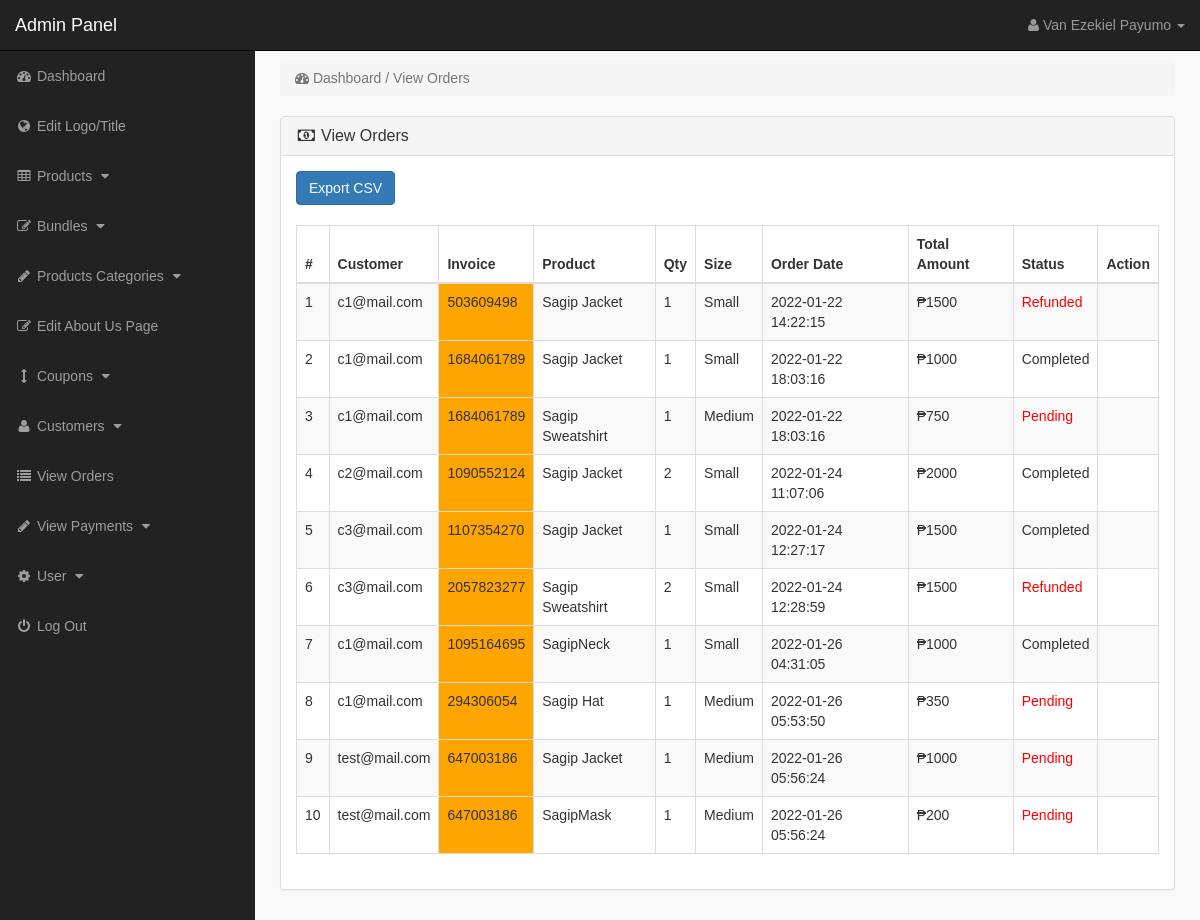
/admin_area/index.php?view_orders (signed in), run on the app's committed database.
### tables this page shows
CREATE TABLE `pending_orders` (
  `order_id` int(10) NOT NULL,
  `customer_id` int(10) NOT NULL,
  `invoice_no` int(10) NOT NULL,
  `product_id` text NOT NULL,
  `qty` int(10) NOT NULL,
  `size` text NOT NULL,
  `order_status` text NOT NULL
);

CREATE TABLE `customers` (
  `customer_id` int(10) NOT NULL,
  `customer_name` varchar(255) NOT NULL,
  `customer_email` varchar(255) NOT NULL,
  `customer_pass` varchar(255) NOT NULL,
  `customer_country` text NOT NULL,
  `customer_city` text NOT NULL,
  `customer_contact` varchar(255) NOT NULL,
  `customer_address` text NOT NULL,
  `customer_image` text NOT NULL,
  `customer_ip` varchar(255) NOT NULL,
  `customer_confirm_code` text NOT NULL
);

CREATE TABLE `products` (
  `product_id` int(10) NOT NULL,
  `p_cat_id` int(10) NOT NULL,
  `cat_id` int(10) NOT NULL,
  `manufacturer_id` int(10) NOT NULL,
  `date` timestamp NOT NULL DEFAULT current_timestamp() ON UPDATE current_timestamp(),
  `product_title` text NOT NULL,
  `product_url` text NOT NULL,
  `product_img1` text NOT NULL,
  `product_img2` text NOT NULL,
  `product_img3` text NOT NULL,
  `product_price` int(10) NOT NULL,
  `product_psp_price` int(100) NOT NULL,
  `product_desc` text NOT NULL,
  `product_features` text NOT NULL,
  `product_stock` int(11) NOT NULL,
  `product_keywords` text NOT NULL,
  `product_label` text NOT NULL,
  `status` varchar(255) NOT NULL
);

CREATE TABLE `customer_orders` (
  `order_id` int(10) NOT NULL,
  `customer_id` int(10) NOT NULL,
  `due_amount` int(100) NOT NULL,
  `invoice_no` int(100) NOT NULL,
  `qty` int(10) NOT NULL,
  `size` text NOT NULL,
  `order_date` timestamp NOT NULL DEFAULT current_timestamp(),
  `order_status` text NOT NULL
);

### admin_area/view_orders.php (the view, shortened to what this page needs)
<?php
if (!isset($_SESSION['admin_email'])) {
    echo "<script>window.open('login.php','_self')</script>";
} else {
    ?>
<div class="row">
<div class="col-lg-12">
<ol class="breadcrumb">
<li class="active">
<i class="fa fa-dashboard"></i> Dashboard / View Orders
</li>
</ol>
</div>
</div>
<div class="row">
<div class="col-lg-12">
<div class="panel panel-default">
<div class="panel-heading">
<h3 class="panel-title">
<i class="fa fa-money fa-fw"></i> View Orders
</h3>
</div>
<div class="panel-body">
<form method="post" action="export_orders.php"><input type="submit" class="btn btn-primary" name="export_orders" value="Export CSV" /></form><br>
<div class="table-responsive">
<table class="table table-bordered table-hover table-striped">
<thead>
<tr>
<th>#</th>
<th>Customer</th>
<th>Invoice</th>
<th>Product</th>
<th>Qty</th>
<th>Size</th>
<th>Order Date</th>
<th>Total Amount</th>
<th>Status</th>
<th>Action</th>
</tr>
</thead>
<tbody>
<?php
    $i = 0;
    $get_orders = "select * from pending_orders";
    $run_orders = mysqli_query($con, $get_orders);
    while ($row_orders = mysqli_fetch_array($run_orders)) {
        $order_id = $row_orders['order_id'];
        $c_id = $row_orders['customer_id'];
        $invoice_no = $row_orders['invoice_no'];
        $product_id = $row_orders['product_id'];
        $qty = $row_orders['qty'];
        $size = $row_orders['size'];
        $get_products = "select * from products where product_id='$product_id'";
        $run_products = mysqli_query($con, $get_products);
        $row_products = mysqli_fetch_array($run_products);
        $product_title = $row_products['product_title'];
        $i++;
        ?>
<tr>
<td><?php echo $i; ?></td>
<td>
<?php
        $get_customer = "select * from customers where customer_id='$c_id'";
        $run_customer = mysqli_query($con, $get_customer);
        $row_customer = mysqli_fetch_array($run_customer);
        $customer_email = $row_customer['customer_email'];
        echo $customer_email;
        ?>
 </td>
<td bgcolor="orange" ><?php echo $invoice_no; ?></td>
<td><?php echo $product_title; ?></td>
<td><?php echo $qty; ?></td>
<td><?php echo $size; ?></td>
<td>
<?php
        $get_customer_order = "select * from customer_orders where order_id='$order_id'";
        $run_customer_order = mysqli_query($con, $get_customer_order);
        $row_customer_order = mysqli_fetch_array($run_customer_order);
        $order_status = $row_customer_order['order_status'];
        $order_date = $row_customer_order['order_date'];
        $due_amount = $row_customer_order['due_amount'];
        echo $order_date;
        ?>
</td>
<td>₱<?php echo $due_amount; ?></td>
<td>
<?php
        if ($order_status == 'pending') {
            echo $order_status = '<div style="color:red;">Pending</div>';
        } else if ($order_status == 'Returned') {
            echo $order_status = '<div style="color:orange;">Returned</div>';
        } else if ($order_status == 'Refunded') {
            echo $order_status = '<div style="color:red;">Refunded</div>';
        } else {
            echo $order_status = 'Completed';
        }
        ?>
</td>
<td>
</td>
</tr>
<?php }?>
</tbody>
</table>
</div>
</div>
</div>
</div>
</div>
<?php }?>

### admin_area/includes/sidebar.php (shortened to what this page needs)
<?php
if (!isset($_SESSION['admin_email'])) {
    echo "<script>window.open('login.php','_self')</script>";
} else {
    $admin_level = $_SESSION['admin_level'];
    if ($admin_level == 2) {
        $hideme = 'display:none;';
    } else {
        $hideme = '';
    }
    ?>
<nav class="navbar navbar-inverse navbar-fixed-top" >
<div class="navbar-header" >
<a class="navbar-brand" href="index.php?dashboard" >Admin Panel</a>
</div>
<ul class="nav navbar-right top-nav" >
<li class="dropdown" >
<a href="#" class="dropdown-toggle" data-toggle="dropdown" >
<i class="fa fa-user" ></i>
<?php echo $admin_name; ?> <b class="caret" ></b>
</a>
</li>
</ul>
<div class="collapse navbar-collapse navbar-ex1-collapse">
<ul class="nav navbar-nav side-nav">
<li>
<a href="index.php?dashboard">
<i class="fa fa-fw fa-dashboard"></i> Dashboard
</a>
</li>
<li>
<a style="<?php echo $hideme; ?>" href="index.php?edit_logo_title">
<i class="fa fa-fw fa-globe"></i> Edit Logo/Title
</a>
</li>
<li>
<a href="#" data-toggle="collapse" data-target="#products">
<i class="fa fa-fw fa-table"></i> Products
<i class="fa fa-fw fa-caret-down"></i>
</a>
</li>
<li>
<a href="#" data-toggle="collapse" data-target="#bundles">
<i class="fa fa-fw fa-edit"></i> Bundles
<i class="fa fa-fw fa-caret-down"></i>
</a>
</li>
<li>
<a href="#" data-toggle="collapse" data-target="#p_cat">
<i class="fa fa-fw fa-pencil"></i> Products Categories
<i class="fa fa-fw fa-caret-down"></i>
</a>
</li>
<li style="<?php echo $hideme; ?>">
<a href="index.php?edit_about_us">
<i class="fa fa-fw fa-edit"></i> Edit About Us Page
</a>
</li>
<li style="<?php echo $hideme; ?>">
<a href="#" data-toggle="collapse" data-target="#coupons">
<i class="fa fa-fw fa-arrows-v"></i> Coupons
<i class="fa fa-fw fa-caret-down"></i>
</a>
</li>
<li style="<?php echo $hideme; ?>">
<a href="#" data-toggle="collapse" data-target="#customer">
<i class="fa fa-fw fa-user"></i> Customers
<i class="fa fa-fw fa-caret-down"></i>
</a>
</li>
<li>
<a href="index.php?view_orders">
<i class="fa fa-fw fa-list"></i> View Orders
</a>
</li>
<li>
<a href="#" data-toggle="collapse" data-target="#pay">
<i class="fa fa-fw fa-pencil"></i> View Payments
<i class="fa fa-fw fa-caret-down"></i>
</a>
</li>
<li>
<a href="#" data-toggle="collapse" data-target="#users">
<i class="fa fa-fw fa-gear"></i> User
<i class="fa fa-fw fa-caret-down"></i>
</a>
</li>
<li>
<a href="logout.php">
<i class="fa fa-fw fa-power-off"></i> Log Out
</a>
</li>
</ul>
</div>
</nav>
<?php }?>

### admin_area/css/style.css (style rules this page uses)
* { font-family: "Montserrat", sans-serif }
body { margin-top: 100px; font-family: "Montserrat"; }
@media (min-width: 768px) { body { margin-top: 50px; } }
.top-nav { padding: 0 15px; }
.top-nav>li { display: inline-block; float: left; }
.top-nav>li>a { padding-top: 15px; padding-bottom: 15px; line-height: 20px; color: #999; }
@media (min-width: 768px) { .side-nav { position: fixed; top: 51px; width: 255px; border-radius: 0; overflow-y: auto; background-color: #222; bottom: 0; overflow-x: hidden; padding-bottom: 40px; } }
@media (min-width: 768px) { .side-nav>li>a { width: 255px; } }
.panel-body { border-radius: 5px; }

### data on the page
pending_orders: customer.customer_email "c1@mail.com", invoice_no "503609498", product.product_title "Sagip Jacket", qty "1", size "Small", customer_orders.order_date "2022-01-22 14:22:15", customer_orders.due_amount "1500", shows "Refunded"
pending_orders: customer.customer_email "c1@mail.com", invoice_no "1684061789", product.product_title "Sagip Jacket", qty "1", size "Small", customer_orders.order_date "2022-01-22 18:03:16", customer_orders.due_amount "1000"
pending_orders: customer.customer_email "c1@mail.com", invoice_no "1684061789", product.product_title "Sagip Sweatshirt", qty "1", size "Medium", customer_orders.order_date "2022-01-22 18:03:16", customer_orders.due_amount "750", shows "Pending"
pending_orders: customer.customer_email "c2@mail.com", invoice_no "1090552124", product.product_title "Sagip Jacket", qty "2", size "Small", customer_orders.order_date "2022-01-24 11:07:06", customer_orders.due_amount "2000"
pending_orders: customer.customer_email "c3@mail.com", invoice_no "1107354270", product.product_title "Sagip Jacket", qty "1", size "Small", customer_orders.order_date "2022-01-24 12:27:17", customer_orders.due_amount "1500"
pending_orders: customer.customer_email "c3@mail.com", invoice_no "2057823277", product.product_title "Sagip Sweatshirt", qty "2", size "Small", customer_orders.order_date "2022-01-24 12:28:59", customer_orders.due_amount "1500", shows "Refunded"
pending_orders: customer.customer_email "c1@mail.com", invoice_no "1095164695", product.product_title "SagipNeck", qty "1", size "Small", customer_orders.order_date "2022-01-26 04:31:05", customer_orders.due_amount "1000"
pending_orders: customer.customer_email "c1@mail.com", invoice_no "294306054", product.product_title "Sagip Hat", qty "1", size "Medium", customer_orders.order_date "2022-01-26 05:53:50", customer_orders.due_amount "350", shows "Pending"
pending_orders: customer.customer_email "test@mail.com", invoice_no "647003186", product.product_title "Sagip Jacket", qty "1", size "Medium", customer_orders.order_date "2022-01-26 05:56:24", customer_orders.due_amount "1000", shows "Pending"
pending_orders: customer.customer_email "test@mail.com", invoice_no "647003186", product.product_title "SagipMask", qty "1", size "Medium", customer_orders.order_date "2022-01-26 05:56:24", customer_orders.due_amount "200", shows "Pending"

### other printed values
$admin_name "Van Ezekiel Payumo"
